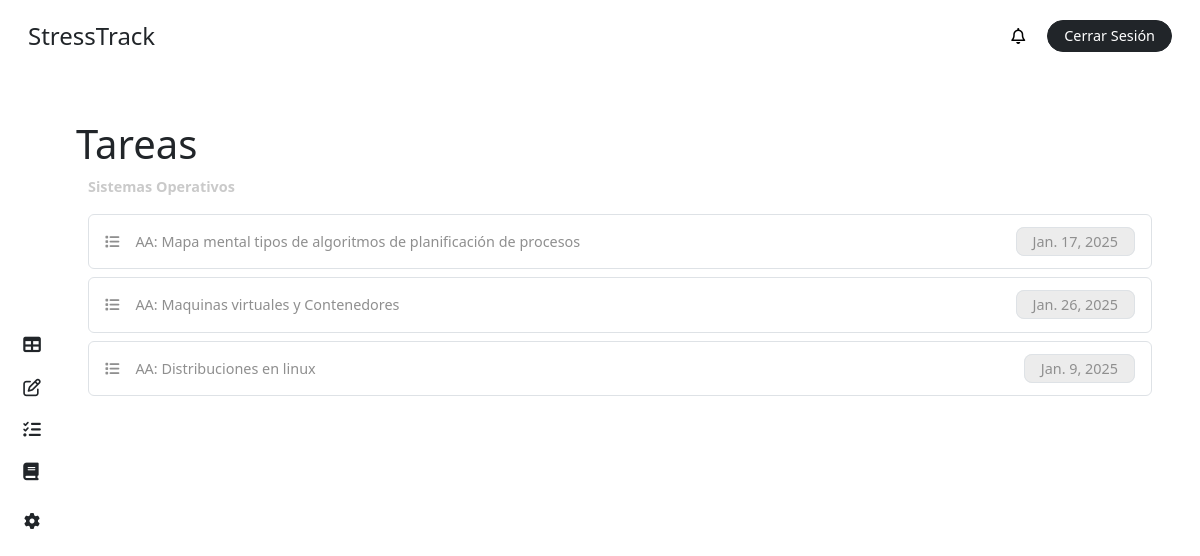
Page /tasks/ (signed in) on the earlier database version.
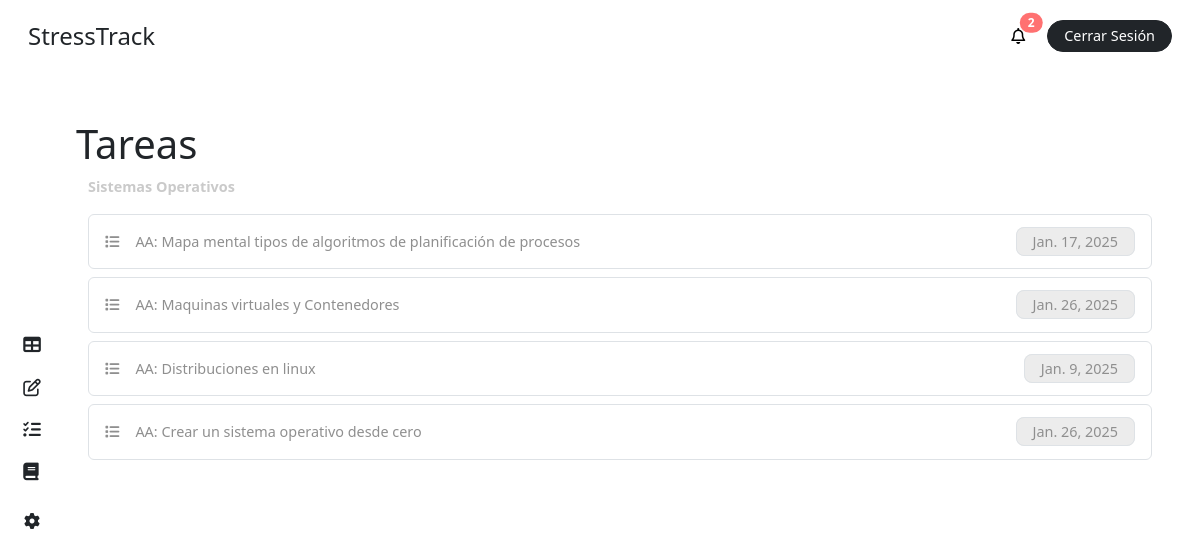
Same page on the later database version.
### stress/models.py (models this page shows, shortened)
class Course(models.Model):
    name = models.CharField(max_length=100)
    teacher = models.ForeignKey('CustomUser', on_delete=models.CASCADE, related_name='teaching_courses', limit_choices_to={'role': 'teacher'})

class Task(models.Model):
    title = models.CharField(max_length=200)
    due_date = models.DateField(blank=True, null=True)
    course = models.ForeignKey(Course, on_delete=models.CASCADE, related_name='tasks')

### stress/views.py (the view, shortened to what this page needs)
# urls.py: path('tasks/', views.list_tasks, name='list-tasks'),
@login_required
def list_tasks(request):
    user = request.user
    if user.role == 'student':
        course = user.course
    else:
        course = user.teaching_courses.first()
    if course:
        tasks = course.tasks.all()
    else:
        tasks = None
    context = {
        'tasks': tasks,
        'role': user.role,
        'course': course,
        'notifications': user.notifications.all(),
        'unread_notifications': user.notifications.filter(is_read=False).count(),
    }
    return render(request, 'dashboard/task.html', context)

### stress/templates/dashboard/task.html (shortened to what this page needs)
{% extends "base/dashboard_base.html" %}
{% block content %}
{% include "elements/dashboard_sidebar.html" with role=role %}
<main class="main p-4 pe-5">
    <div class="my-4">
        <div class="row">
            <div class="col-11 p-0">
                <h1 class="m-0">Tareas</h1>
            </div>
        </div>
        <label class="text-grisillo fw-bold my-2">
            {% if course %}
                {{ course.name }}
            {% else %}
                Curso
            {% endif %}
        </label>
        {% if not tasks %}
            <div class="bg-inf p-3 rounded-2 text-gris">
                <i class="fas fa-info-circle"></i> No existen tareas asignadas por el momento.
            </div>
        {% else %}
            {% for task in tasks %}
                {% if role == 'student' %}
                    <div class="p-3 my-2 rounded-2 text-gris border border-1">
                        <div class="row">
                            <div class="col-10">
                                <i class="fa-solid fa-list me-3"></i>{{ task.title }}
                            </div>
                            <div class="col-2 text-end">
                                <div class="ms-4 bg-color-grisillo py-1 px-3 border d-inline rounded-3 fs-7">
                                    {{ task.due_date }}
                                </div>
                            </div>
                        </div>
                    </div>
                {% endif %}
            {% endfor %}
        {% endif %}
    </div>
</main>
{% endblock %}

### stress/templates/base/dashboard_base.html (shortened to what this page needs)
{% load static %}
<!DOCTYPE html>
<html lang="en">
<head>
    <link rel="stylesheet" href="{% static 'css/main.css' %}">
    <link href="https://cdn.jsdelivr.net/npm/bootstrap@5.3.3/dist/css/bootstrap.min.css" rel="stylesheet">
</head>
<body>
    {% include "elements/dashboard_header.html" %}
    {% block content %}
    {% endblock %}
</body>
</html>

### stress/templates/elements/dashboard_header.html (shortened to what this page needs)
<header class="header d-flex justify-content-between align-items-center py-3 px-4">
    <div class="px-1">
        <a class="text-dark text-decoration-none fs-4" href="{% url 'panel' %}">StressTrack</a>
    </div>
    <div class="d-flex align-items-center px-1">
        <div class="dropdown me-3">
            <button class="bg-white position-relative border-0" id="notificationDropdown" data-bs-toggle="dropdown" aria-expanded="false">
                <i class="fa-regular fa-bell"></i>
                    {% if unread_notifications > 0 %}
                        <span class="position-absolute top-0 start-100 translate-middle badge rounded-pill bg-noti">
                            {{ unread_notifications }}
                        </span>
                    {% endif %}
            </button>
        </div>
        <a href="{% url 'logout' %}" class="text-decoration-none fs-7 bg-dark text-white border border-dark rounded-4 py-1 px-3">Cerrar Sesión</a>
    </div>
</header>

### stress/templates/elements/dashboard_sidebar.html (shortened to what this page needs)
<aside class="sidebar d-flex flex-column justify-content-center align-items-center">
    {% if role == 'student' %}
        <ul class="list-unstyled d-flex flex-column justify-content-center">
            <li class="py-2"><a class="text-decoration-none text-dark  fs-5_5" title="Panel" href="{% url 'panel' %}"><i
                        class="fa-solid fa-table"></i></a></li>
            <li class=" py-2"><a class="text-decoration-none text-dark fs-5_5" title="Tests" href="{% url 'list-test' %}"><i
                        class="fa-regular fa-pen-to-square"></i></a></li>
            <li class=" py-2"><a class="text-decoration-none text-dark fs-5_5" title="Tareas" href="{% url 'list-tasks' %}"><i
                        class="fa-solid fa-list-check"></i></a></li>
            <li class=" py-2"><a class="text-decoration-none text-dark fs-5_5" title="Curso" href="{% url 'course' %}"><i
                        class="fa-solid fa-book"></i></a></li>
        </ul>
    {% endif %}
    <ul class="list-unstyled">
        <li class=""><a class="text-decoration-none text-dark" title="Perfil" href="{% url 'profile' %}"><i
                    class="fa-solid fa-gear"></i></a></li>
    </ul>
</aside>

### stress/static/css/main.css (style rules this page uses)
body { height: 100vh; margin: 0; padding: 0; display: grid; grid-template-columns: 4rem 1fr; grid-template-rows: 4.5rem 1fr; grid-template-areas: "header header" "side main"; gap: 0; background-color: white; }
.header { grid-area: header; background-color: white; }
.sidebar { grid-area: side; }
.main { grid-area: main; overflow-y: auto; }
.fs-5_5 { font-size: 1.1rem; }
.fs-7 { font-size: .9rem; }
.bg-noti { background-color: #ff7171; }
.text-grisillo { color: #cacaca; font-size: .9rem; }
.text-gris { color: #8f8f8f !important; font-size: .9rem; }
.bg-color-grisillo { background-color: #ececec; }

Differences in the rows shown:
added Task: title "AA: Crear un sistema operativo desde cero", due_date "Jan. 26, 2025"
Other differences:
{{ unread_notifications }}: (not shown) → "2"
